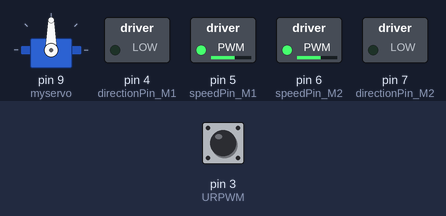
This sketch was run on a simulated Arduino Uno, built with avr-gcc and run on an emulated ATmega328P. On the bench: servo, switched loads named in the sketch (green lamp = pin HIGH). Inputs (shaded band) come from the test bench; at power-on: pin 3 (URPWM) LOW. Pins used as bus, display or sensor lines are not drawn; what the sketch prints to the serial monitor is not drawn.

Above: at 4.2 s.
4.3 s: pin 3 (URPWM) pulsed HIGH 5 times (0.12 s each, 0.3 s apart)
At 6.3 s:
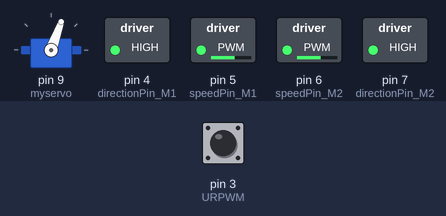
At 7.6 s:
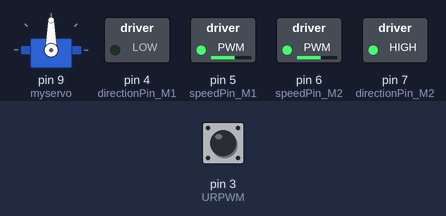
Timing chart, 0 to 14.7 s (numbered marks = the images above; inputs shaded):
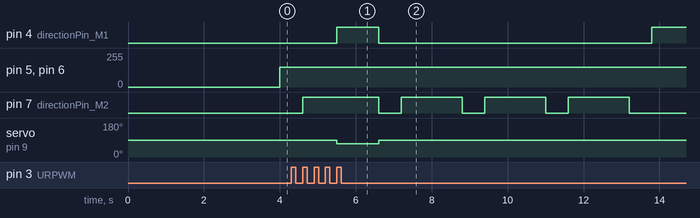

The sketch:

allTest.ino
```cpp
#include <Servo.h>
#include <Metro.h>
Metro measureDistance = Metro(50);
Metro sweepServo = Metro(20);

int speedPin_M1 = 5;     //M1 Speed Control
int speedPin_M2 = 6;     //M2 Speed Control
int directionPin_M1 = 4;     //M1 Direction Control
int directionPin_M2 = 7;     //M1 Direction Control
unsigned long actualDistance = 0;

Servo myservo;  // create servo object to control a servo
int pos = 60;
int sweepFlag = 1;

int URPWM = 3; // PWM Output 0－25000US，Every 50US represent 1cm
int URTRIG= 10; // PWM trigger pin
uint8_t EnPwmCmd[4]={0x44,0x02,0xbb,0x01};    // distance measure command

void setup(){                                 // Serial initialization
  int i;
  for(i=4;i<=7;i++)
    pinMode(i, OUTPUT);
  myservo.attach(9);
  Serial.begin(9600);                         // Sets the baud rate to 9600
  SensorSetup();
   myservo.write(90);
  delay(3000);
}

void loop(){

 if(measureDistance.check() == 1){
      actualDistance = MeasureDistance();

      Serial.println(actualDistance);
//      delay(100);
 }

 if(sweepServo.check() == 1){
      servoSweep();
 }

 if(actualDistance <= 30){
            myservo.write(90);
            if(pos>=90){
                  carBack(150,150);

                delay(600);
                carTurnRight(150,150);

                  delay(600);

               }else{
                 carBack(150,150);

                   delay(600);
                   carTurnLeft(150,150);
                   delay(600);
               }
    }else{
                   carAdvance(150,150);

                   delay(100);
     }
//        carBack(150,150);
}


void SensorSetup(){
  pinMode(URTRIG,OUTPUT);                     // A low pull on pin COMP/TRIG
  digitalWrite(URTRIG,HIGH);                  // Set to HIGH
  pinMode(URPWM, INPUT);                      // Sending Enable PWM mode command
  for(int i=0;i<4;i++){
      Serial.write(EnPwmCmd[i]);
   }
}


int MeasureDistance(){  // a low pull on pin COMP/TRIG  triggering a sensor reading
    digitalWrite(URTRIG, LOW);
    digitalWrite(URTRIG, HIGH);               // reading Pin PWM will output pulses
    unsigned long distance=pulseIn(URPWM,LOW);
    if(distance==50000){              // the reading is invalid.
      Serial.print("Invalid");
    }else{
      distance=distance/50;           // every 50us low level stands for 1cm
    }
    return distance;
}

void carStop(){                 //  Motor Stop
  digitalWrite(speedPin_M2,0);
  digitalWrite(directionPin_M1,LOW);
  digitalWrite(speedPin_M1,0);
  digitalWrite(directionPin_M2,LOW);
}

void carTurnLeft(int leftSpeed,int rightSpeed){         //Turn Left
  analogWrite (speedPin_M2,leftSpeed);              //PWM Speed Control
  digitalWrite(directionPin_M1,LOW);
  analogWrite (speedPin_M1,rightSpeed);
  digitalWrite(directionPin_M2,HIGH);
}

void carTurnRight(int leftSpeed,int rightSpeed){        //Turn Right
  analogWrite (speedPin_M2,leftSpeed);
  digitalWrite(directionPin_M1,HIGH);
  analogWrite (speedPin_M1,rightSpeed);
  digitalWrite(directionPin_M2,LOW);
}

void carBack(int leftSpeed,int rightSpeed){             //Move backward
  analogWrite (speedPin_M2,leftSpeed);
  digitalWrite(directionPin_M1,LOW);
  analogWrite (speedPin_M1,rightSpeed);
  digitalWrite(directionPin_M2,LOW);
}
void carAdvance(int leftSpeed,int rightSpeed){          //Move forward
  analogWrite (speedPin_M2,leftSpeed);
  digitalWrite(directionPin_M1,HIGH);
  analogWrite (speedPin_M1,rightSpeed);
  digitalWrite(directionPin_M2,HIGH);
}

void servoSweep(){
  if(sweepFlag){
     if(pos>=60 && pos<=120){
        pos=pos+5;                                  // in steps of 1 degree
        myservo.write(pos);                         // tell servo to go to position in variable 'pos'
    }
      if(pos>119)  sweepFlag = false;                       // assign the variable again
  }
   else {
      if(pos>=60 && pos<=120){
        pos=pos-5;
        myservo.write(pos);
      }
      if(pos<61)  sweepFlag = true;
    }

}
```

Measured:
- after the input at 4.3 s, pin 4 (directionPin_M1): LOW → HIGH after 1.2 s, → LOW 1.1 s later, → HIGH 7.2 s later; servo on pin 9 (myservo): 90° → 70° after 1.2 s, → 90° 1.1 s later
- by itself, pin 7 (directionPin_M2): repeats every 2.2 s: LOW 0.60 s, HIGH 1.6 s
